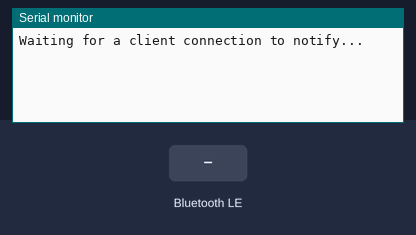
Recording of a sketch running on a simulated ESP32. Shown: the last lines printed to the serial monitor. The inputs (shaded band) are chosen by the test bench. Nothing arrives over Bluetooth unless stated; a phone connects over Bluetooth LE 3 s after start.

Above: at 1.2 s.
1.3 s: Bluetooth LE write "1" received
At 2.5 s:
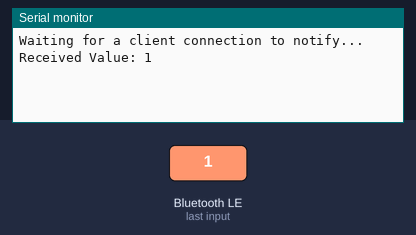
2.8 s: Bluetooth LE write "0" received
At 3.7 s:
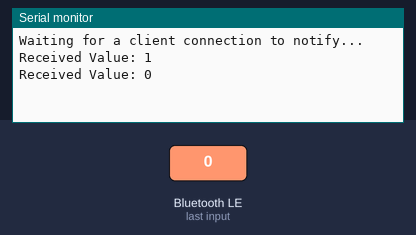
4.3 s: Bluetooth LE write "2" received
At 4.8 s:
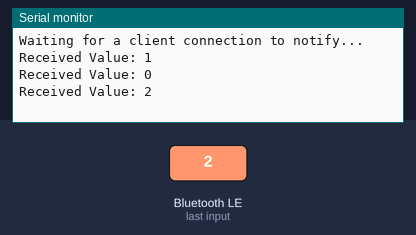

Measured:
- after the input at 1.3 s, the serial monitor: prints a new line after 0.05 s (image 1)
- after the input at 2.8 s, the serial monitor: prints a new line after 0.05 s (image 2)
- after the input at 4.3 s, the serial monitor: prints a new line after 0.05 s (image 3)

The sketch:

esp_BLE_Receiver.ino
```cpp
#include <BLEDevice.h>
#include <BLEServer.h>
#include <BLEUtils.h>
#include <BLE2902.h>

BLEServer *pServer = NULL;
BLECharacteristic *pCharacteristic = NULL;

class MyCallbacks : public BLECharacteristicCallbacks {
  void onWrite(BLECharacteristic *pCharacteristic) {
    std::string value = pCharacteristic->getValue();

    if (value.length() > 0) {
      Serial.print("Received Value: ");
      for (int i = 0; i < value.length(); i++) {
        Serial.print(value[i]);
      }
      Serial.println();
    }
  }
};

void setup() {
  Serial.begin(115200);

  // Create the BLE Device
  BLEDevice::init("ESP32_BLE_UART");

  // Create the BLE Server
  pServer = BLEDevice::createServer();
  BLEService *pService = pServer->createService(BLEUUID("6E400001-B5A3-F393-E0A9-E50E24DCCA9E"));

  // Create a BLE Characteristic
  pCharacteristic = pService->createCharacteristic(
                      BLEUUID("6E400003-B5A3-F393-E0A9-E50E24DCCA9E"),
                      BLECharacteristic::PROPERTY_NOTIFY | BLECharacteristic::PROPERTY_WRITE
                    );
  pCharacteristic->addDescriptor(new BLE2902());

  // Set up BLE characteristic callbacks
  pCharacteristic->setCallbacks(new MyCallbacks());

  // Start the service
  pService->start();

  // Start advertising
  pServer->getAdvertising()->start();
  Serial.println("Waiting for a client connection to notify...");
}

void loop() {
  // Handle other tasks in the loop if needed
}
```
